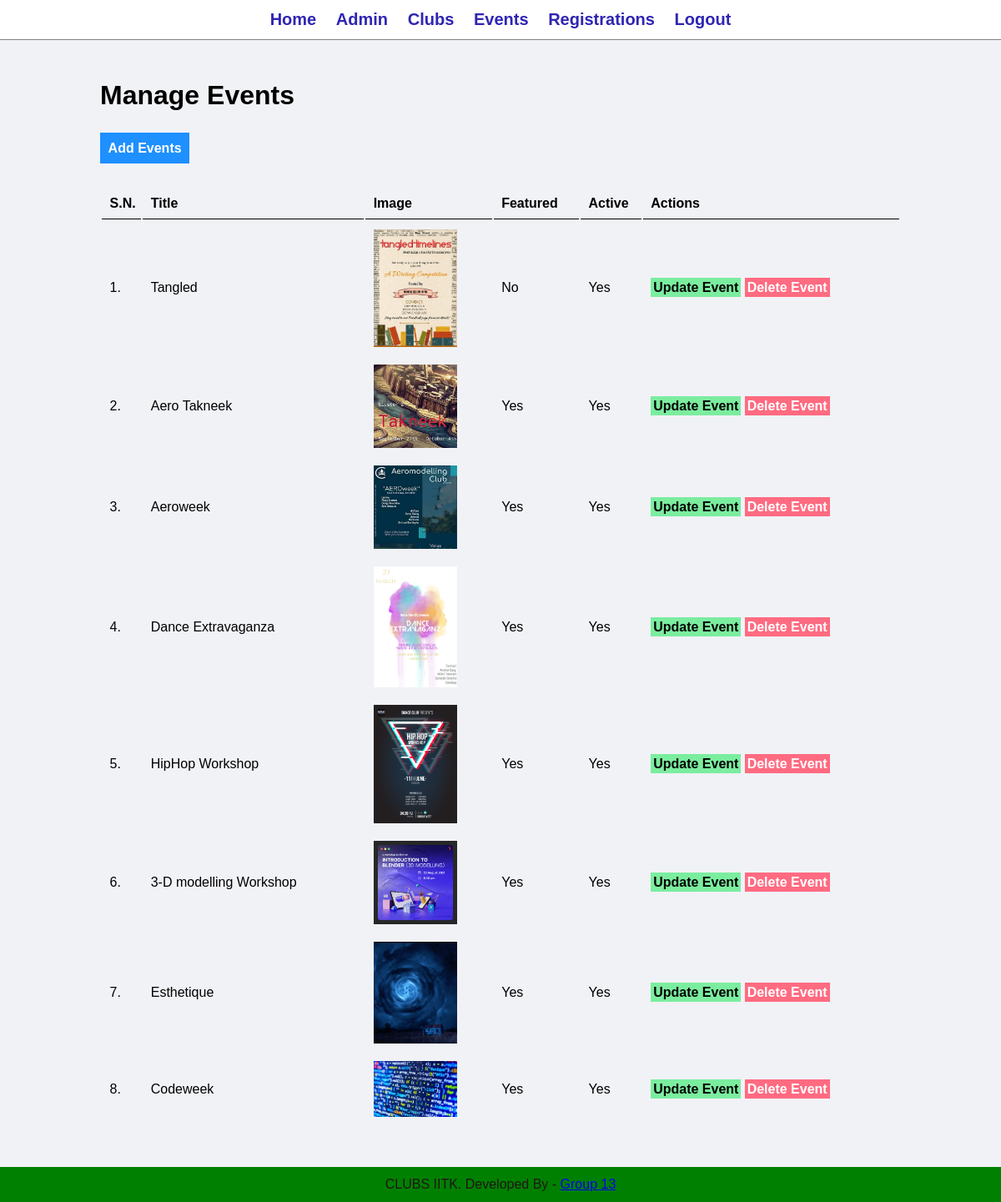
Page /admin/manage-event.php (signed in) on the committed database.
### tables this page shows
CREATE TABLE `tbl_events` (
  `id` int(10) UNSIGNED NOT NULL,
  `title` varchar(100) NOT NULL,
  `description` text NOT NULL,
  `image_name` varchar(255) NOT NULL,
  `club_id` int(10) UNSIGNED NOT NULL,
  `featured` varchar(10) NOT NULL,
  `active` varchar(10) NOT NULL
);

### admin/manage-event.php (the view, shortened to what this page needs)
<?php include('partials/menu.php'); ?>
<div class="main-content">
    <div class="wrapper">
        <h1>Manage Events</h1>
        <br /><br />
                <a href="<?php echo SITEURL; ?>admin/add-event.php" class="btn-primary">Add Events</a>
                <br /><br /><br />
                <table class="tbl-full">
                    <tr>
                        <th>S.N.</th>
                        <th>Title</th>
                        <th>Image</th>
                        <th>Featured</th>
                        <th>Active</th>
                        <th>Actions</th>
                    </tr>
                    <?php
                        $sql = "SELECT * FROM tbl_events";
                        $res = mysqli_query($conn, $sql);
                        $count = mysqli_num_rows($res);
                        $sn=1;
                        if($count>0)
                        {
                            while($row=mysqli_fetch_assoc($res))
                            {
                                $id = $row['id'];
                                $title = $row['title'];
                                 $image_name = $row['image_name'];
                                $featured = $row['featured'];
                                $active = $row['active'];
                                ?>
                                <tr>
                                    <td><?php echo $sn++; ?>. </td>
                                    <td><?php echo $title; ?></td>
                                      <td>
                                        <?php
                                            if($image_name=="")
                                            {
                                                echo "<div class='error'>Image not Added.</div>";
                                            }
                                            else
                                            {
                                                ?>
                                                <img src="<?php echo SITEURL; ?>images/events/<?php echo $image_name; ?>" width="100px">
                                                <?php
                                            }
                                        ?>
                                    </td>
                                    <td><?php echo $featured; ?></td>
                                    <td><?php echo $active; ?></td>
                                    <td>
                                        <a href="<?php echo SITEURL; ?>admin/update-event.php?id=<?php echo $id; ?>" class="btn-secondary">Update Event</a>
                                        <a href="<?php echo SITEURL; ?>admin/delete-event.php?id=<?php echo $id; ?>&image_name=<?php echo $image_name; ?>" class="btn-danger">Delete Event</a>
                                    </td>
                                </tr>
                                <?php
                            }
                        }
                        else
                        {
                            echo "<tr> <td colspan='7' class='error'> Events not Added Yet. </td> </tr>";
                        }
                    ?>
                </table>
    </div>
</div>
<?php include('partials/footer.php'); ?>

### css/admin.css (style rules this page uses)
* { margin: 0; padding: 0; font-family: Arial, Helvetica, sans-serif; }
.wrapper { padding: 1%; width: 80%; margin: 0 auto; }
.tbl-full { width: 100%; }
table tr th { border-bottom: 1px solid black; padding: 1%; text-align: left; }
table tr td { padding: 1%; width:min-content; }
.btn-primary { background-color: #1e90ff; padding: 1%; color: white; text-decoration: none; font-weight: bold; }
.btn-secondary { background-color: #7bed9f; padding: 1%; color: black; text-decoration: none; font-weight: bold; }
.btn-danger { background-color: #ff6b81; padding: 1%; color: white; text-decoration: none; font-weight: bold; }
.main-content { background-color: #f1f2f6; padding: 3% 0; }

### rows in the picture
tbl_events: title "Tangled", image_name (picture), featured "No", active "Yes"
tbl_events: title "Aero Takneek", image_name (picture), featured "Yes", active "Yes"
tbl_events: title "Aeroweek", image_name (picture), featured "Yes", active "Yes"
tbl_events: title "Dance Extravaganza", image_name (picture), featured "Yes", active "Yes"
tbl_events: title "HipHop Workshop", image_name (picture), featured "Yes", active "Yes"
tbl_events: title "3-D modelling Workshop", image_name (picture), featured "Yes", active "Yes"
tbl_events: title "Esthetique", image_name (picture), featured "Yes", active "Yes"
tbl_events: title "Codeweek", image_name (picture), featured "Yes", active "Yes"
